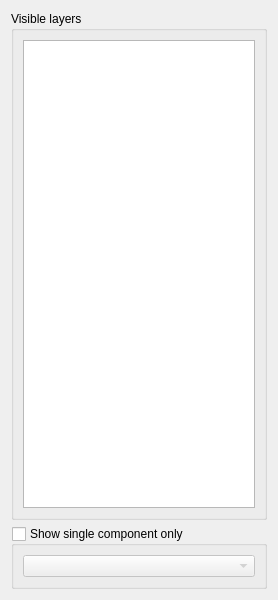
<?xml version="1.0" encoding="UTF-8"?>
<ui version="4.0">
 <class>Form</class>
 <widget class="QWidget" name="Form">
  <property name="geometry">
   <rect>
    <x>0</x>
    <y>0</y>
    <width>278</width>
    <height>600</height>
   </rect>
  </property>
  <property name="minimumSize">
   <size>
    <width>275</width>
    <height>600</height>
   </size>
  </property>
  <property name="windowTitle">
   <string>Tools</string>
  </property>
  <layout class="QVBoxLayout" name="verticalLayout">
   <item>
    <widget class="QGroupBox" name="groupBox">
     <property name="title">
      <string>Visible layers</string>
     </property>
     <layout class="QVBoxLayout" name="verticalLayout_2">
      <item>
       <widget class="QTreeWidget" name="treeWidget_layers">
        <property name="selectionMode">
         <enum>QAbstractItemView::MultiSelection</enum>
        </property>
        <property name="headerHidden">
         <bool>true</bool>
        </property>
        <property name="expandsOnDoubleClick">
         <bool>false</bool>
        </property>
        <column>
         <property name="text">
          <string>Layer</string>
         </property>
        </column>
       </widget>
      </item>
     </layout>
    </widget>
   </item>
   <item>
    <widget class="QGroupBox" name="groupBox_component">
     <property name="title">
      <string>Show single component only</string>
     </property>
     <property name="checkable">
      <bool>true</bool>
     </property>
     <property name="checked">
      <bool>false</bool>
     </property>
     <layout class="QVBoxLayout" name="verticalLayout_4">
      <item>
       <widget class="QComboBox" name="comboBox_component"/>
      </item>
     </layout>
    </widget>
   </item>
  </layout>
 </widget>
 <resources/>
 <connections/>
</ui>
